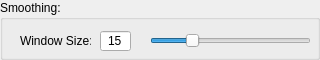
             <widget class="QGroupBox" name="smooth_groupBox">
              <property name="minimumSize">
               <size>
                <width>320</width>
                <height>60</height>
               </size>
              </property>
              <property name="maximumSize">
               <size>
                <width>320</width>
                <height>60</height>
               </size>
              </property>
              <property name="baseSize">
               <size>
                <width>0</width>
                <height>80</height>
               </size>
              </property>
              <property name="title">
               <string>Smoothing:</string>
              </property>
              <widget class="QSlider" name="smooth_horizontalSlider">
               <property name="geometry">
                <rect>
                 <x>150</x>
                 <y>30</y>
                 <width>161</width>
                 <height>22</height>
                </rect>
               </property>
               <property name="focusPolicy">
                <enum>Qt::NoFocus</enum>
               </property>
               <property name="minimum">
                <number>1</number>
               </property>
               <property name="maximum">
                <number>30</number>
               </property>
               <property name="singleStep">
                <number>1</number>
               </property>
               <property name="value">
                <number>8</number>
               </property>
               <property name="orientation">
                <enum>Qt::Horizontal</enum>
               </property>
               <property name="invertedAppearance">
                <bool>false</bool>
               </property>
               <property name="invertedControls">
                <bool>false</bool>
               </property>
              </widget>
              <widget class="QSpinBox" name="smooth_spinBox">
               <property name="geometry">
                <rect>
                 <x>100</x>
                 <y>30</y>
                 <width>31</width>
                 <height>22</height>
                </rect>
               </property>
               <property name="toolTip">
                <string>Window size (mins) over which value are averaged
for the central point in the smoothed data.</string>
               </property>
               <property name="alignment">
                <set>Qt::AlignCenter</set>
               </property>
               <property name="readOnly">
                <bool>true</bool>
               </property>
               <property name="buttonSymbols">
                <enum>QAbstractSpinBox::NoButtons</enum>
               </property>
               <property name="minimum">
                <number>1</number>
               </property>
               <property name="maximum">
                <number>59</number>
               </property>
               <property name="singleStep">
                <number>2</number>
               </property>
               <property name="value">
                <number>15</number>
               </property>
              </widget>
              <widget class="QLabel" name="smooth_label">
               <property name="geometry">
                <rect>
                 <x>20</x>
                 <y>30</y>
                 <width>71</width>
                 <height>21</height>
                </rect>
               </property>
               <property name="text">
                <string>Window Size:</string>
               </property>
              </widget>
             </widget>
